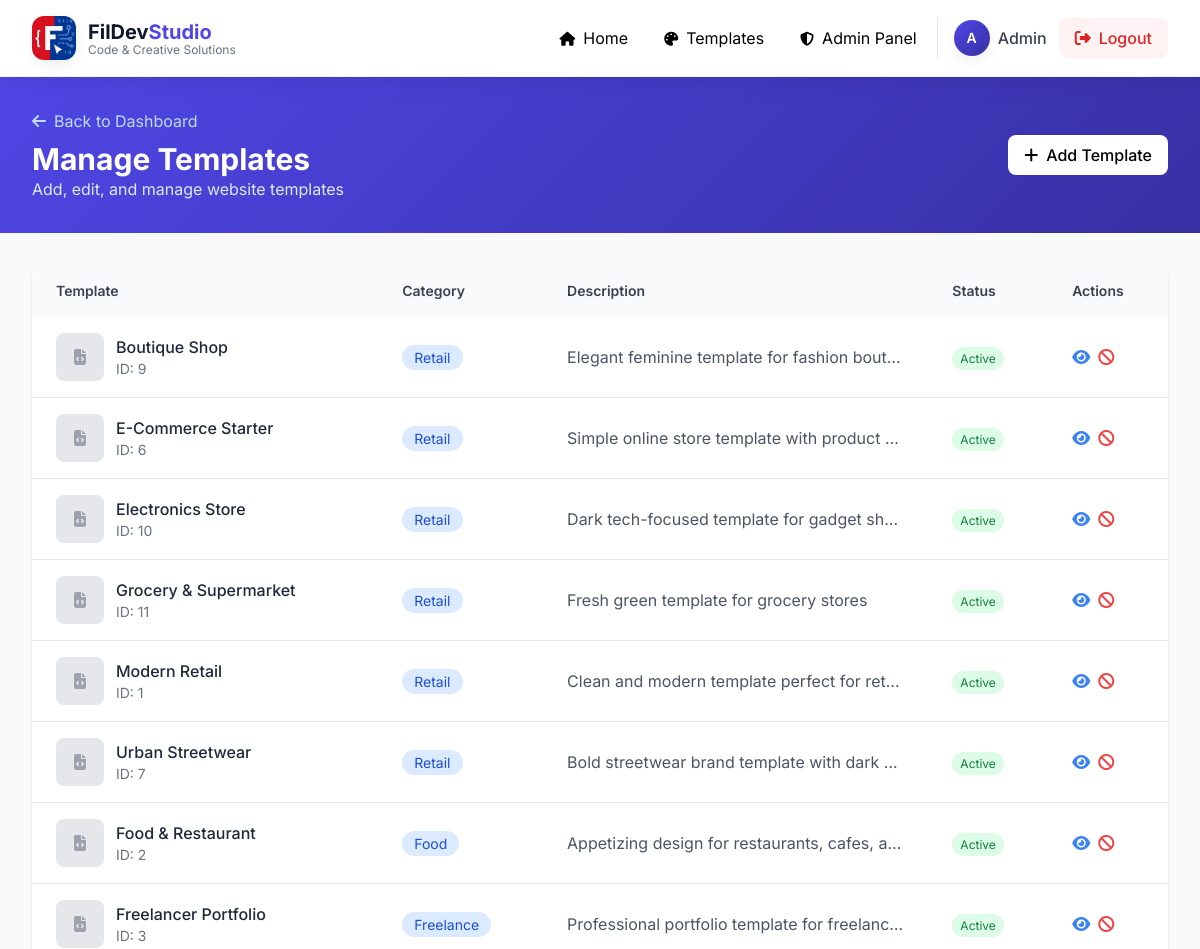
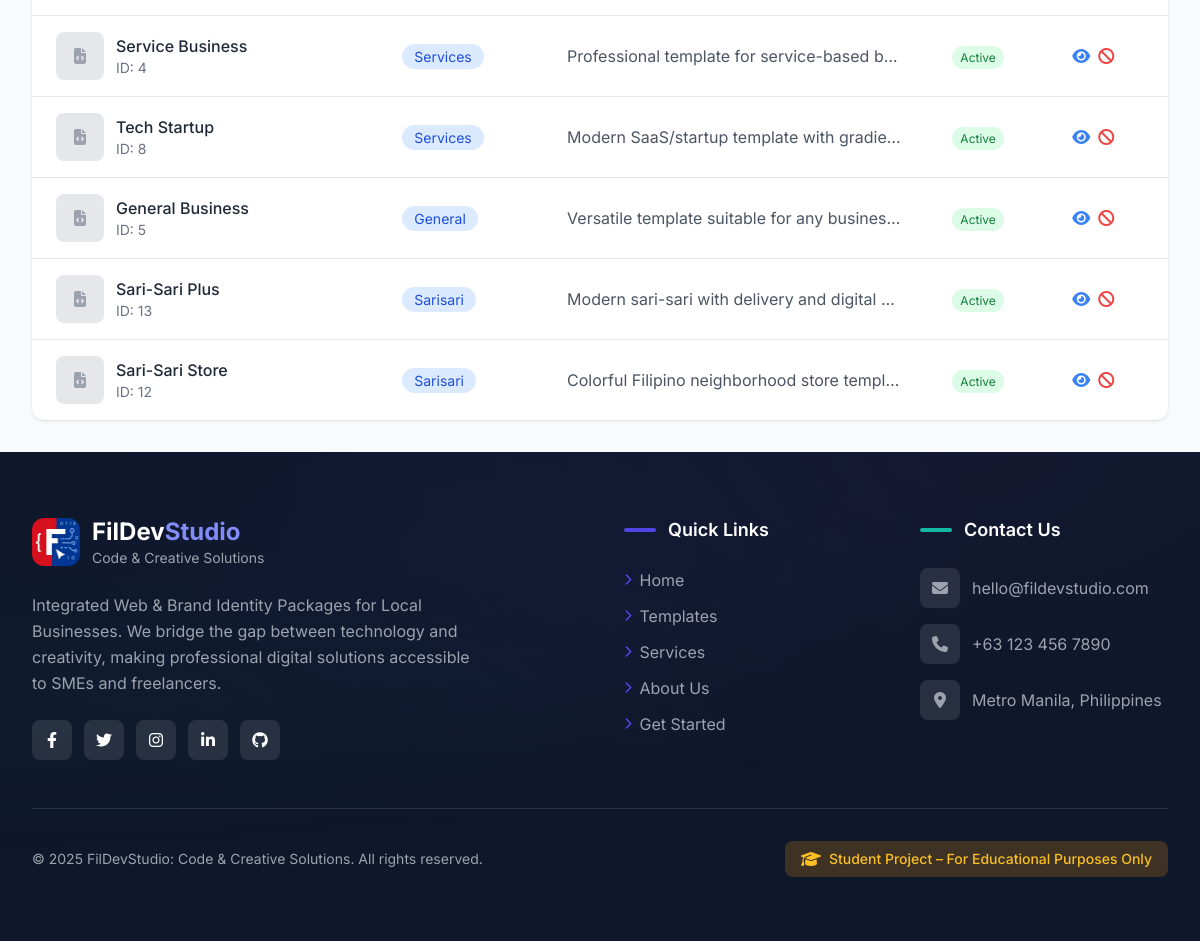
The page /admin/templates.php (signed in) on the database its author committed (2 pictures, top to bottom).
### tables this page shows
CREATE TABLE IF NOT EXISTS templates (
    id INT AUTO_INCREMENT PRIMARY KEY,
    name VARCHAR(100) NOT NULL,
    category ENUM('retail', 'food', 'freelance', 'services', 'general', 'sarisari') NOT NULL,
    description TEXT,
    preview_image VARCHAR(255) NOT NULL,
    folder_path VARCHAR(255) NOT NULL,
    is_active BOOLEAN DEFAULT TRUE,
    created_at TIMESTAMP DEFAULT CURRENT_TIMESTAMP,
    updated_at TIMESTAMP DEFAULT CURRENT_TIMESTAMP ON UPDATE CURRENT_TIMESTAMP
);

### admin/templates.php (the view, shortened to what this page needs)
<?php
require_once '../includes/header.php';
try {
    $pdo = getConnection();
    $stmt = $pdo->query("SELECT * FROM templates ORDER BY category, name");
    $templates = $stmt->fetchAll();
} catch (Exception $e) {
    $templates = [];
}
?>
<section class="gradient-bg py-8">
    <div class="max-w-7xl mx-auto px-4 sm:px-6 lg:px-8">
        <div class="flex flex-col md:flex-row justify-between items-start md:items-center gap-4">
            <div>
                <a href="dashboard.php" class="text-blue-200 hover:text-white mb-2 inline-block">
                    <i class="fas fa-arrow-left mr-2"></i>Back to Dashboard
                </a>
                <h1 class="text-2xl md:text-3xl font-bold text-white">Manage Templates</h1>
                <p class="text-blue-100">Add, edit, and manage website templates</p>
            </div>
            <button onclick="document.getElementById('addModal').classList.remove('hidden')"
                    class="bg-white text-primary px-4 py-2 rounded-lg font-medium hover:bg-gray-100 transition">
                <i class="fas fa-plus mr-2"></i>Add Template
            </button>
        </div>
    </div>
</section>
<section class="py-8">
    <div class="max-w-7xl mx-auto px-4 sm:px-6 lg:px-8">
        <div class="bg-white rounded-xl shadow overflow-hidden">
            <div class="overflow-x-auto">
                <table class="w-full">
                    <thead class="bg-gray-50">
                        <tr>
                            <th class="px-6 py-4 text-left text-sm font-semibold text-gray-700">Template</th>
                            <th class="px-6 py-4 text-left text-sm font-semibold text-gray-700">Category</th>
                            <th class="px-6 py-4 text-left text-sm font-semibold text-gray-700">Description</th>
                            <th class="px-6 py-4 text-left text-sm font-semibold text-gray-700">Status</th>
                            <th class="px-6 py-4 text-left text-sm font-semibold text-gray-700">Actions</th>
                        </tr>
                    </thead>
                    <tbody class="divide-y divide-gray-200">
                        <?php foreach ($templates as $template): ?>
                            <tr class="hover:bg-gray-50">
                                <td class="px-6 py-4">
                                    <div class="flex items-center space-x-3">
                                        <div class="w-12 h-12 bg-gray-200 rounded-lg flex items-center justify-center">
                                            <i class="fas fa-file-code text-gray-400"></i>
                                        </div>
                                        <div>
                                            <p class="font-medium text-gray-800"><?php echo htmlspecialchars($template['name']); ?></p>
                                            <p class="text-sm text-gray-500">ID: <?php echo $template['id']; ?></p>
                                        </div>
                                    </div>
                                </td>
                                <td class="px-6 py-4">
                                    <span class="px-3 py-1 bg-blue-100 text-blue-700 rounded-full text-sm capitalize">
                                        <?php echo $template['category']; ?>
                                    </span>
                                </td>
                                <td class="px-6 py-4 text-gray-600 max-w-xs truncate">
                                    <?php echo htmlspecialchars($template['description'] ?? '-'); ?>
                                </td>
                                <td class="px-6 py-4">
                                    <?php if ($template['is_active']): ?>
                                        <span class="px-2 py-1 bg-green-100 text-green-700 rounded-full text-xs">Active</span>
                                    <?php else: ?>
                                        <span class="px-2 py-1 bg-red-100 text-red-700 rounded-full text-xs">Inactive</span>
                                    <?php endif; ?>
                                </td>
                                <td class="px-6 py-4">
                                    <div class="flex space-x-2">
                                        <a href="../template-preview.php?id=<?php echo $template['id']; ?>"
                                           class="text-blue-500 hover:text-blue-700" title="Preview">
                                            <i class="fas fa-eye"></i>
                                        </a>
                                        <?php if ($template['is_active']): ?>
                                            <form method="POST" class="inline" onsubmit="return confirm('Deactivate this template?');">
                                                <button type="submit" class="text-red-500 hover:text-red-700" title="Deactivate">
                                                    <i class="fas fa-ban"></i>
                                                </button>
                                            </form>
                                        <?php endif; ?>
                                    </div>
                                </td>
                            </tr>
                        <?php endforeach; ?>
                    </tbody>
                </table>
            </div>
        </div>
    </div>
</section>
<?php require_once '../includes/footer.php'; ?>

### rows shown on the page
templates: name "Boutique Shop", id "9", category "Retail", description "Elegant feminine template for fashion bout…", is_active "Active"
templates: name "E-Commerce Starter", id "6", category "Retail", description "Simple online store template with product…", is_active "Active"
templates: name "Electronics Store", id "10", category "Retail", description "Dark tech-focused template for gadget sh…", is_active "Active"
templates: name "Grocery & Supermarket", id "11", category "Retail", description "Fresh green template for grocery stores", is_active "Active"
templates: name "Modern Retail", id "1", category "Retail", description "Clean and modern template perfect for ret…", is_active "Active"
templates: name "Urban Streetwear", id "7", category "Retail", description "Bold streetwear brand template with dark…", is_active "Active"
templates: name "Food & Restaurant", id "2", category "Food", description "Appetizing design for restaurants, cafes, a…", is_active "Active"
templates: name "Freelancer Portfolio", id "3", category "Freelance", description "Professional portfolio template for freelanc…", is_active "Active"
templates: name "Service Business", id "4", category "Services", description "Professional template for service-based b…", is_active "Active"
templates: name "Tech Startup", id "8", category "Services", description "Modern SaaS/startup template with gradie…", is_active "Active"
templates: name "General Business", id "5", category "General", description "Versatile template suitable for any busines…", is_active "Active"
templates: name "Sari-Sari Plus", id "13", category "Sarisari", description "Modern sari-sari with delivery and digital…", is_active "Active"
templates: name "Sari-Sari Store", id "12", category "Sarisari", description "Colorful Filipino neighborhood store templ…", is_active "Active"

### other values the page prints
substr($userName, 0, 1) "A"
$userName "Admin"
